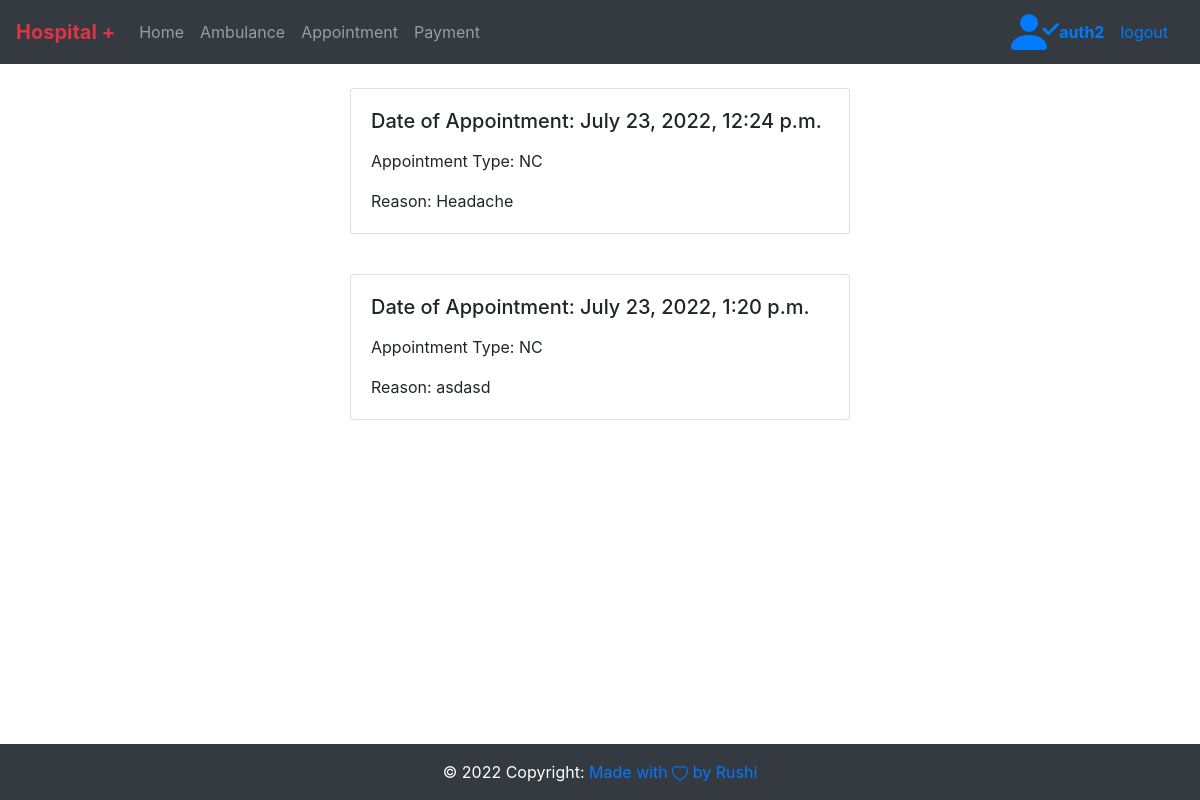
/usr_appointments/ (signed in), run on an earlier commit of the app's database.
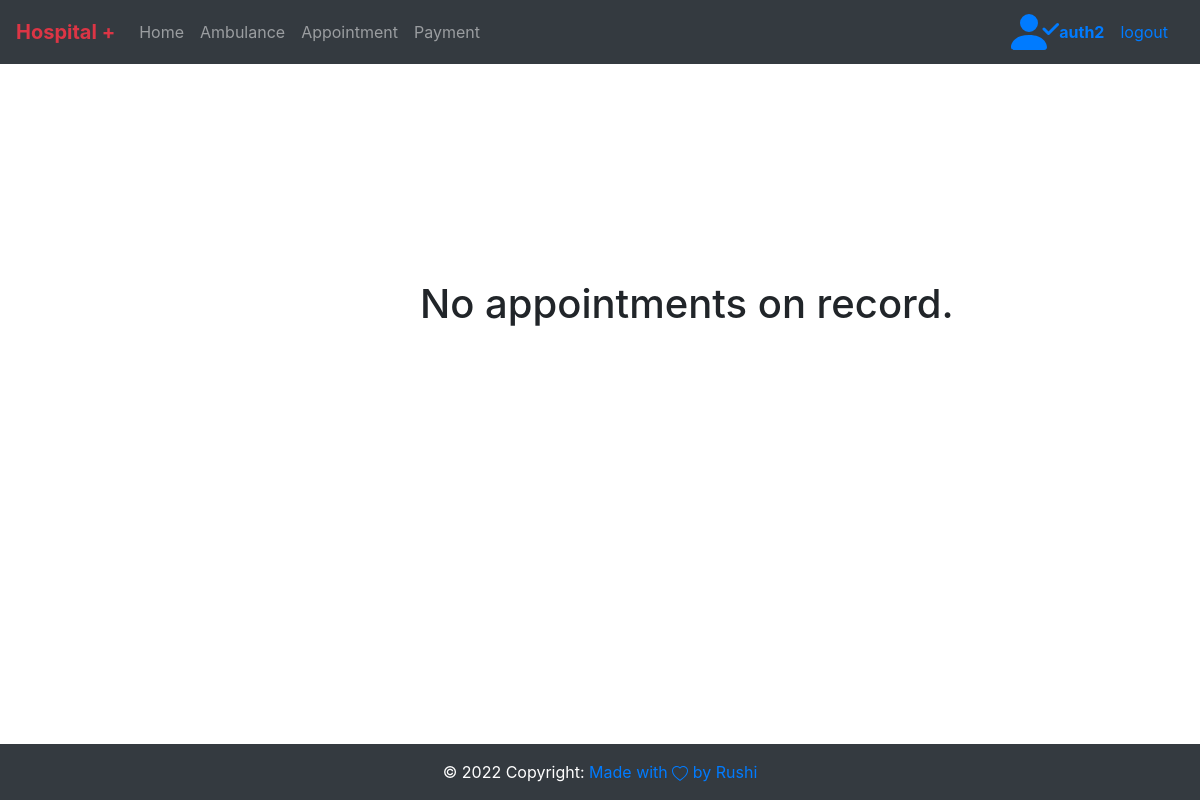
And on a later commit of the database.
### app/models.py (models this page shows)
class Appointment(models.Model):
    CHOICES_APPOINT = (
        ("NC", "New Case"), ("FolU", "Follow Up"), ("OC", "Old Case")
    )
    Patient_Name = models.CharField(max_length=30)
    Appointment_type = models.CharField(
        max_length=40, choices=CHOICES_APPOINT, default="NC")
    Patient_Age = models.IntegerField()
    Patient_Contact = models.IntegerField()
    Location = models.CharField(max_length=20)
    Reason = models.CharField(max_length=200)
    date_time = models.DateTimeField(auto_now_add=True)
    seen = models.BooleanField(default=False)   # wether the admin assigns the patient's this appointment as seen by the doctor
    req_by = models.ForeignKey(
        settings.AUTH_USER_MODEL, on_delete=models.SET_NULL, null=True, default=None)
    def __str__(self):
        return self.Patient_Name

### app/views.py (the view)
# urls.py: path("usr_appointments/",views.usr_appointments, name="usr_appointments"),
def usr_appointments(request):
    appoint_list = Appointment.objects.filter(req_by = request.user)
    print(appoint_list)
    return render(request,"user_appointments.html", {"usr_appoint": appoint_list})

### admin_app/context_processors.py (called while the page is built)
def check_user_priviledge(request):
    data = models.admin_user.objects.filter(isadmin=True).values('user_id', 'isadmin')
    check=False
    if request.user.is_authenticated:
        username = request.user.username
        data = list(data)
        check_dict = next((item for item in data if item["user_id"] == username), None)
        if check_dict:
            check=True
            return {'is_user_admin': check}
    return {'is_user_admin': check}

### templates/user_appointments.html (shortened to what this page needs)
{%extends 'base.html'%} {%block containt%} {%include 'navbar.html'%}
<div id="content">
  {%for i in usr_appoint%}
  <div class="wrapper">
    <br />
    <div class="card mb-3">
      <div class="card-body">
        <h5 class="card-title">Date of Appointment: {{i.date_time}}</h5>
        <p class="card-text">Appointment Type: {{i.Appointment_type}}</p>
        <p class="card-text">Reason: {{i.Reason}}</p>
      </div>
    </div>
  </div>
  {%empty%}
  <h1 id="text-empty" class="center">No appointments on record.</h1>
  {%endfor%}
</div>
{%include 'footer.html'%} {%endblock%}

What changed in the data, as far as the page shows it:
removed Appointment: date_time "July 23, 2022, 12:24 p.m.", Appointment_type "NC", Reason "Headache"
removed Appointment: date_time "July 23, 2022, 1:20 p.m.", Appointment_type "NC", Reason "asdasd"
Also different on the page:
text now shown: "No appointments on record."
